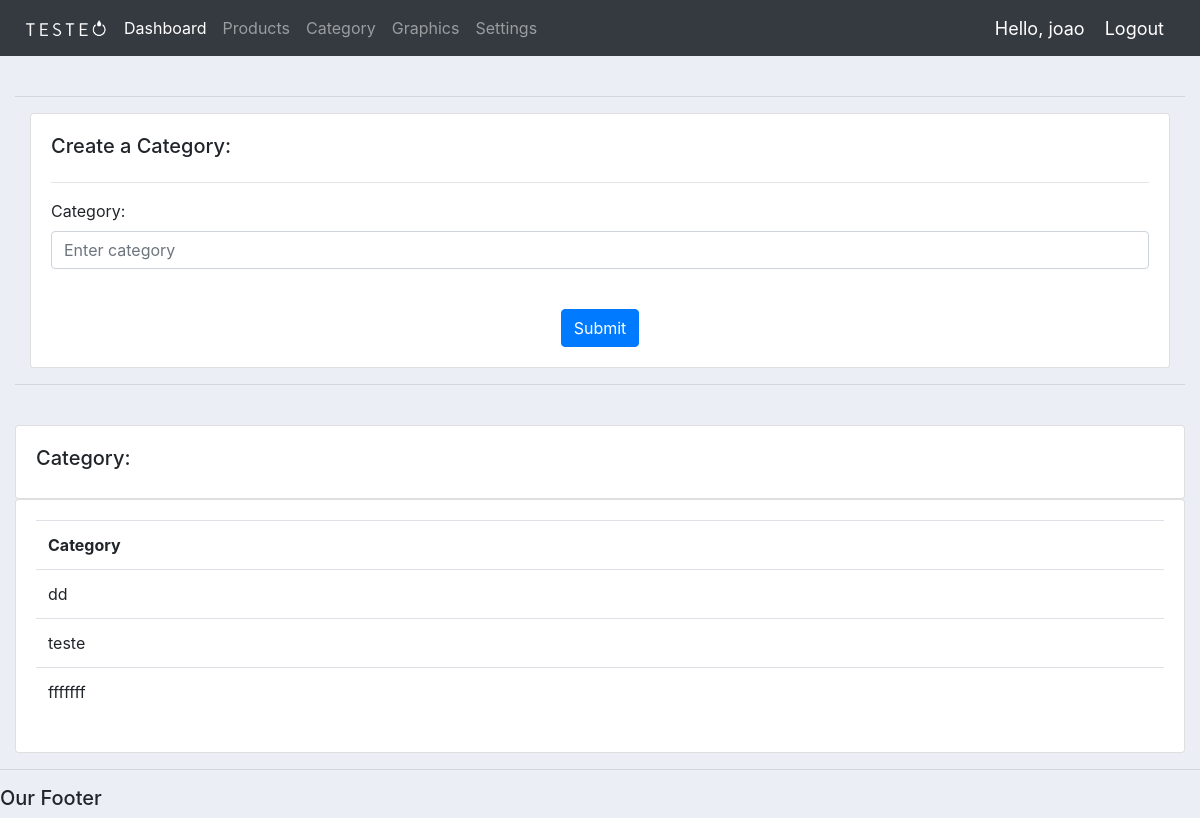
The page /category/ (signed in) on the database its author committed.
### accounts/models.py (models this page shows, shortened)
class Category(models.Model):
	category = models.CharField(max_length=200)

### accounts/decorators.py (the view)
		def wrapper_func(request, *args, **kwargs):
			group = None
			if request.user.groups.exists():
				group = request.user.groups.all()[0].name
			if group in allowed_roles:
				return view_func(request, *args, **kwargs)
			else:
				return HttpResponse('You are not authorized to view this page')

### accounts/views.py (called while the page is built)
@login_required(login_url='login')
@allowed_users(allowed_roles=['admin', 'customer'])
def category(request):
	category = Category.objects.all()
	context = {'category': category}
	return render(request, 'accounts/category.html', context)

### accounts/templates/accounts/category.html (shortened to what this page needs)
{%  extends 'accounts/main.html' %}
{% block content %}
<br>
    <hr>
                <div class="col-md">
                    <div class="card card-body">
                        <h5>Create a Category:</h5>
                        <hr>
                        <div class="form-group mb-3">
                            <label>Category:</label>
                            <input type="text" class="form-control" name="category" placeholder="Enter category" id="prod_cat">
                        </div>
                        <div class="text-center mt-4">
                            <button type="submit" class="btn btn-primary" onclick="create_category()">Submit</button>
                        </div>
                    </div>
                </div>
                <hr>
                <br>
                <div class="row">
                    <div class="col-md">
                        <div class="card card-body">
                            <h5>Category:</h5>
                        </div>
                        <div class="card card-body">
                            <table class="table">
                            <tr>
                                <th>Category</th>
                            </tr>
                            {%for i in category %}
                                <tr>
                                    <td>{{i.category}}</td>
                                </tr>
                            {% endfor %}
                            </table>
                        </div>
                    </div>
                </div>
{% endblock content %}

### accounts/templates/accounts/navbar.html (shortened to what this page needs)
{% load static %}
<nav class="navbar navbar-expand-lg navbar-dark bg-dark">
    <img src="{% static 'images/logo.png' %}" width="100px">
    <div class="collapse navbar-collapse" id="navbarNavDropdown">
      <ul class="navbar-nav">
        <li class="nav-item active">
          <a class="nav-link" href="{% url 'home' %}">Dashboard</a>
        </li>
        <li class="nav-item">
          <a class="nav-link" href="{% url 'products' %}">Products</a>
        </li>
        <li class="nav-item">
          <a class="nav-link" href="{% url 'category' %}">Category</a>
        </li>
        <li class="nav-item">
          <a class="nav-link" href="{% url 'graphics' %}">Graphics</a>
        </li>
        <li class="nav-item">
          <a class="nav-link" href="{% url 'account' %}">Settings</a>
        </li>
      </ul>
    </div>
    <span class="hello-msg">Hello, {{request.user}}</span>
    <span ><a  class="hello-msg" href="{% url 'logout' %}">Logout</a></span>
  </nav>
  {% load static %}

### static/css/main.css (style rules this page uses)
body { background-color: #ebeff5; }

### accounts/templates/accounts/navbar.html (style rules this page uses)
.hello-msg { font-size: 18px; color: #fff; margin-right: 20px; }

### rows shown on the page
Category: category "dd"
Category: category "teste"
Category: category "fffffff"

### other values the page prints
{{ request.user }} "joao"
